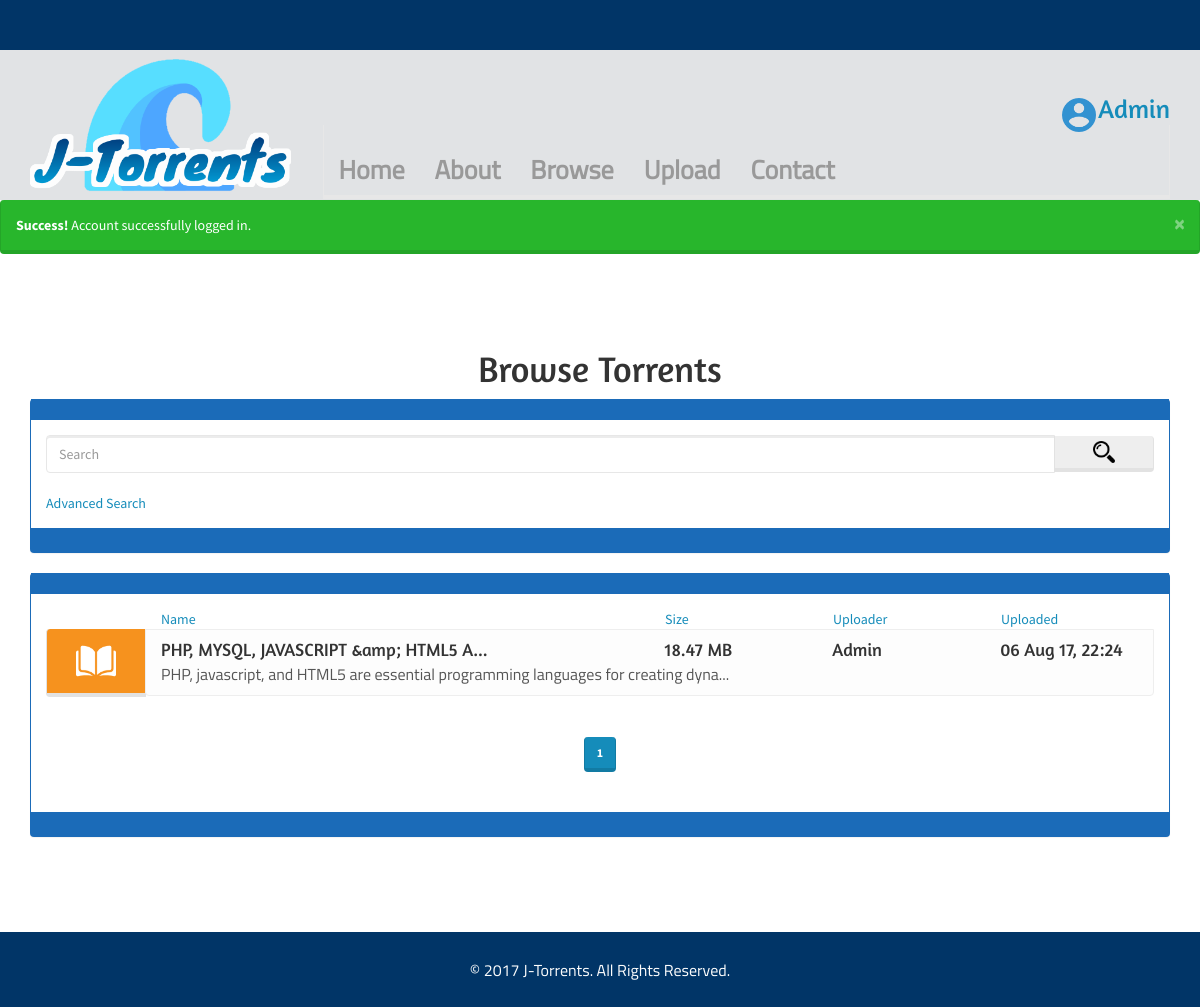
Page /browse.php?filter=3 (signed in) on the committed database.
### tables this page shows
CREATE TABLE torrents (
id INT NOT NULL UNIQUE AUTO_INCREMENT,
name VARCHAR(255) NOT NULL,
description TEXT NOT NULL,
file_count INT NOT NULL,
file_size BIGINT NOT NULL,
source VARCHAR(255) NOT NULL UNIQUE,
cover VARCHAR(255) NOT NULL UNIQUE,
date_created TIMESTAMP
DEFAULT CURRENT_TIMESTAMP,
user_id INT,
torrent_category_id INT,
PRIMARY KEY(id),
FOREIGN KEY(user_id)
REFERENCES users(id)
ON UPDATE CASCADE
ON DELETE SET NULL,
FOREIGN KEY(torrent_category_id)
REFERENCES torrent_categories(id)
ON UPDATE CASCADE
ON DELETE SET NULL
);

CREATE TABLE users (
id INT NOT NULL UNIQUE AUTO_INCREMENT,
username VARCHAR(255) NOT NULL UNIQUE,
password VARCHAR(255) NOT NULL,
email VARCHAR(255) NOT NULL UNIQUE,
date_created TIMESTAMP
DEFAULT CURRENT_TIMESTAMP,
role_id INT,
PRIMARY KEY(id),
FOREIGN KEY(role_id)
REFERENCES roles(id)
ON UPDATE CASCADE
ON DELETE SET NULL
);

### libraries/library.php (the view, shortened to what this page needs)
<?php
	function format_date($date) {
		$date = strtotime($date);
		$date = date('d M y, H:i', $date);
		return $date;
	}
	function format_size($bytes) {
		if($bytes >= 1073741824)
			$bytes = number_format($bytes / 1073741824, 2) . ' GB';
		elseif($bytes >= 1048576)
			$bytes = number_format($bytes / 1048576, 2) . ' MB';
		elseif($bytes >= 1024)
			$bytes = number_format($bytes / 1024, 2) . ' KB';
		elseif($bytes > 1)
			$bytes = $bytes . ' bytes';
		elseif($bytes == 1)
			$bytes = $bytes . ' byte';
		else
			$bytes = '0 bytes';
		return $bytes;
	}
	function list_items($file_name) {
		global $conn;
		$items = [];
		$select = $where = $order = '';
		$search = $filter = $torrent = $sort = $issue = '';
		if($file_name == 'home' || $file_name == 'browse') {
			$select = 'SELECT t.id torrent_id, t.name torrent_name, description, file_count, file_size, source, cover, t.date_created torrent_date, u.id user_id, username, tc.id category_id, tc.name category_name FROM torrents t JOIN users u ON t.user_id = u.id JOIN torrent_categories tc ON t.torrent_category_id = tc.id';
		}
		elseif($file_name == 'torrent') {
			$select = 'SELECT c.id comment_id, message, c.date_created comment_date, u.id user_id, username, t.id torrent_id, t.name torrent_name FROM comments c JOIN users u ON c.user_id = u.id JOIN torrents t ON c.torrent_id = t.id';
		}
		if(isset($_GET['filter'])) {
			$filter = $_GET['filter'];
			$where .= 'tc.id IN (' . $filter . ')';
			$filter = '&filter=' . $filter;
		}
		if($file_name == 'home' || $file_name == 'browse') {
			$order = ' ORDER BY torrent_date DESC';
		}
		elseif($file_name == 'torrent') {
			$order = ' ORDER BY comment_date DESC';
		}
		elseif($file_name == 'admin') {
			$order = ' ORDER BY message_date DESC';
		}
		if($where) {
			$where = ' WHERE ' . $where;
		}
		$query_string = $search . $filter . $torrent . $sort . $issue;
		$sql = $select . $where . $order;
		$result = mysqli_query($conn, $sql);
		if(mysqli_num_rows($result) > 0) {
			while($row = mysqli_fetch_assoc($result)) {
				$items[] = $row;
			}
			if($file_name == 'home') {
				$max_items = 12;
			}
			else {
				$max_items = 6;
			}
			$total_items = count($items);
			if(isset($_GET['page'])) {
				$curr_page = (int)$_GET['page'];
				$idx = ($curr_page - 1) * $max_items;
			}
			else {
				$curr_page = 1;
				$idx = 0;
			}
			echo '<div class="list-group">';
			for($i = $idx; $i < $idx + $max_items && $i < $total_items; $i++) {
				$idx_arr = array_keys($items, $items[$i]);
				extract($items[$i]);
				if($file_name == 'home') {
					unset($_SESSION['torrent']);
					if(strlen($torrent_name) > 25) {
						$torrent_name = substr($torrent_name, 0, 25) . '...';
					}
					echo '<figure>
							  <a href="torrent.php?idx=' . $idx_arr[0] . '&torrent=' . $torrent_id . '">
								  <img src="' . $cover . '" alt="' . $torrent_name . '" width="240" height="320">
							  </a>
							  <figcaption class="text-center">
							  	  <h4>' . $torrent_name . '</h4>
							  	  <p>(' . $category_name . ')</p>
							  </figcaption>
						  </figure>';
				}
				elseif($file_name == 'browse') {
					if(strlen($torrent_name) > 40) {
						$torrent_name = substr($torrent_name, 0, 40) . '...';
					}
					if(strlen($description) > 80) {
						$description = substr($description, 0, 80) . '...';
					}
					echo '<div class="input-group list-item">
							  <div class="input-group-btn">
								  <a href="?filter=' . $category_id . '" class="btn btn-default ' . strtolower($category_name) . '" data-toggle="tooltip" data-placement="left" title="' . $category_name . '">
									  <img src="images/torrent/' . strtolower($category_name) . '.png" alt="' . $category_name . '">
								  </a>
							  </div>
							  <a href="torrent.php?idx=' . $idx_arr[0] . '&torrent=' . $torrent_id . '" class="list-group-item ';
								  if($i % 2)
								  	  echo 'even-row';
								  else
								  	  echo 'odd-row';
								  echo '">
								  <div class="row">
								  	  <h4 class="list-group-item-heading col-sm-6 item_name">' . $torrent_name . '</h4>
								  	  <h4 class="list-group-item-heading col-xs-4 col-sm-2">' . format_size($file_size) . '</h4>
								  	  <h4 class="list-group-item-heading col-xs-4 col-sm-2">' . $username . '</h4>
								  	  <h4 class="list-group-item-heading col-xs-4 col-sm-2 format_date">' . format_date($torrent_date) . '</h4>
								  	  <p class="list-group-item-text hidden-xs col-sm-12 item_desc">' . $description . '</p>
							  	  </div>
							  </a>
						  </div>
						  <input type="hidden" class="item_date" value="' . $torrent_date . '">';
				}
			}
			echo '</div>';
		if($file_name != 'home') {
			echo '<div class="text-center">
					  <ul class="pagination">';
				$pages = ceil($total_items / $max_items);
				for($i = 1; $i <= $pages; $i++) {
					echo '<li';
					if($i == $curr_page) {
						echo ' class="active"';
					}
					echo '><a href="?page=' . $i . $query_string . '">' . $i . '</a></li>';
				}
				echo '</ul>
				  </div>';
		}
		}
	}

### css/style.css (style rules this page uses)
h1, h2, h3, h4, h5, .username { font-family: amaranth, "Trebuchet MS", sans-serif; }
p, label, .navbar ul > li > a { font-family: titilliumweb, "Lucida Sans Unicode", sans-serif; font-size: 16px; }
html, body { height: 100%; }
main .input-group-btn > .btn { padding: 20px 0; width: 70px; }
main .list-item h4 { font-size: 14px; }
main .list-item p { font-size: 12px; }
@media (min-width: 768px) { main .input-group-btn > .btn { padding: 20px 0; width: 80px; } }
@media (min-width: 768px) { main .list-item p { margin-top: 9px; } }
@media (min-width: 992px) { main .input-group-btn > .btn { padding: 12px 0; width: 90px; } }
@media (min-width: 992px) { main .list-item h4 { font-size: 16px; } }
@media (min-width: 992px) { main .list-item p { font-size: 14px; margin-top: 4px; } }
@media (min-width: 1200px) { main .input-group-btn > .btn { width: 100px; } }
@media (min-width: 1200px) { main .list-item h4 { font-size: 18px; } }
@media (min-width: 1200px) { main .list-item p { font-size: 16px; margin-top: 0; } }
main .input-group-btn > .btn > img { height: 40px; }
main .odd-row { background-color: #fdfdfd; }
.browse .input-group-btn > .books { background-color: #f6921e; }

### rows in the picture
torrents: name "PHP, MYSQL, JAVASCRIPT &amp; HTML5 A...", file_size "18.47 MB", user.username "Admin", date_created "06 Aug 17, 22:24", description "PHP, javascript, and HTML5 are essential programming languages for creating dyna..."

### other values in the picture
$_SESSION['username'] "Admin"
$msg_arr['message'] "Success! Account successfully logged in."
get_title() "Browse Torrents"
